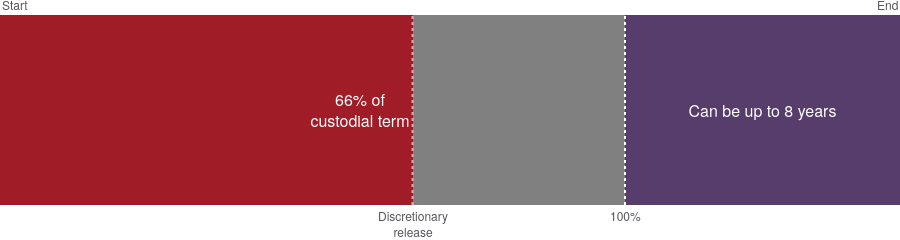

Notebook code cell kept with this figure:
### Code cell
fig = EDS.prepare_chart()
fig

### Figure 1 — Plotly figure (JSON) as saved in the notebook; plotly's stock layout.template omitted (floating-point values rounded to 4 significant figures)
{"data": [{"hovertemplate": "Custodial period of sentence<extra></extra>", "marker": {"color": "#A01D28"}, "orientation": "h", "text": "66% of<br>custodial term", "textfont": {"color": "white", "size": 16}, "textposition": "inside", "type": "bar", "width": 7, "x": [66], "y": [1]}, {"hovertemplate": "Part of custodial<br>period spent on<br>licence following<br>discretionary release<extra></extra>", "marker": {"color": "#808080"}, "orientation": "h", "type": "bar", "width": 7, "x": [34], "y": [1]}, {"hovertemplate": "Extended<br>licence period<extra></extra>", "insidetextanchor": "middle", "marker": {"color": "#573D6B"}, "orientation": "h", "text": "Can be up to 8 years", "textfont": {"color": "white", "size": 16}, "textposition": "inside", "type": "bar", "width": 7, "x": [44], "y": [1]}], "layout": {"annotations": [{"align": "center", "font": {"size": 12}, "showarrow": false, "text": "Start", "x": 0, "xanchor": "left", "xref": "x", "y": 1, "yanchor": "bottom", "yref": "paper"}, {"align": "center", "font": {"size": 12}, "showarrow": false, "text": "End", "x": 144, "xanchor": "right", "xref": "x", "y": 1, "yanchor": "bottom", "yref": "paper"}, {"align": "center", "font": {"size": 12}, "showarrow": false, "text": "Discretionary<br>release", "x": 66, "xanchor": "center", "xref": "x", "y": 0, "yanchor": "top", "yref": "paper"}, {"align": "center", "font": {"size": 12}, "showarrow": false, "text": "100%", "x": 100, "xanchor": "center", "xref": "x", "y": 0, "yanchor": "top", "yref": "paper"}], "barmode": "stack", "height": 130, "hoverlabel": {"font": {"color": "white"}}, "hovermode": "closest", "margin": {"autoexpand": false, "b": 35, "l": 0, "pad": 0, "r": 0, "t": 15}, "shapes": [{"line": {"color": "rgba(255, 255, 255, 0.6)", "dash": "dot", "width": 2}, "type": "line", "x0": 66, "x1": 66, "xref": "x", "y0": 0, "y1": 1, "yref": "paper"}, {"line": {"color": "white", "dash": "dot", "width": 2}, "type": "line", "x0": 100, "x1": 100, "xref": "x", "y0": 0, "y1": 1, "yref": "paper"}], "uniformtext": {"minsize": 16, "mode": "show"}, "xaxis": {"fixedrange": true, "range": [0, 144], "showticklabels": false, "ticks": "", "zeroline": false}, "yaxis": {"showticklabels": false}}}
